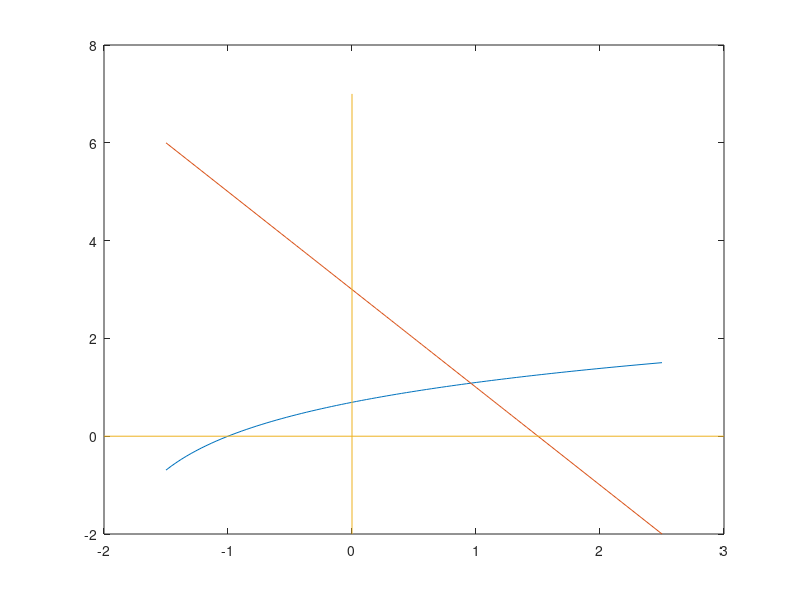

Reproduce this figure in MATLAB. (Note: this script raises an error after producing the figure.)
%Hanung Yoga Adi Pramono_L0325026
x = linspace(-1.5,2.5);
f1 = @(x) log(x+2);
f2 = @(x) -2*x+3;
y1 = f1(x);
y2 = f2(x);
plot(x,y1,x,y2)

line([-2,3],[0,0])
line([0,0],[-2,7])

gtext('y_1 = log(x+2)')
gtext('y_2 = -2x+3')
gtext('Akar')
